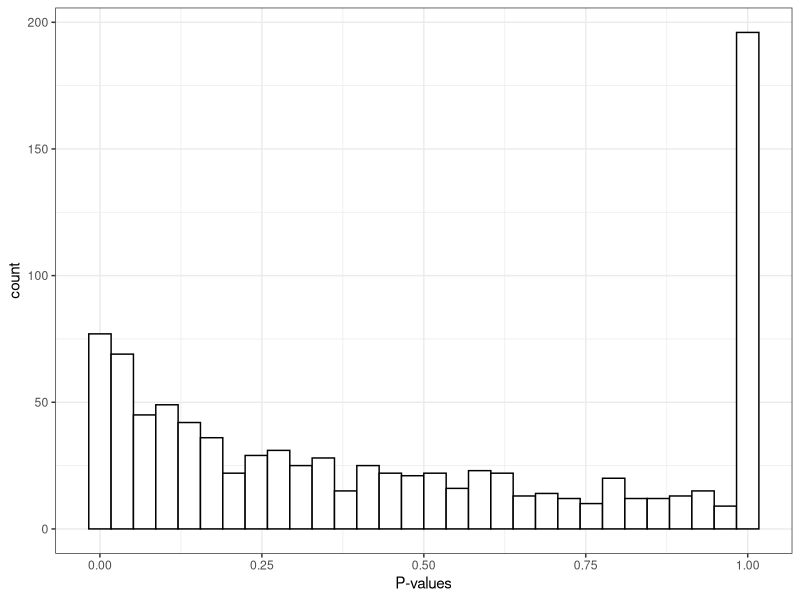
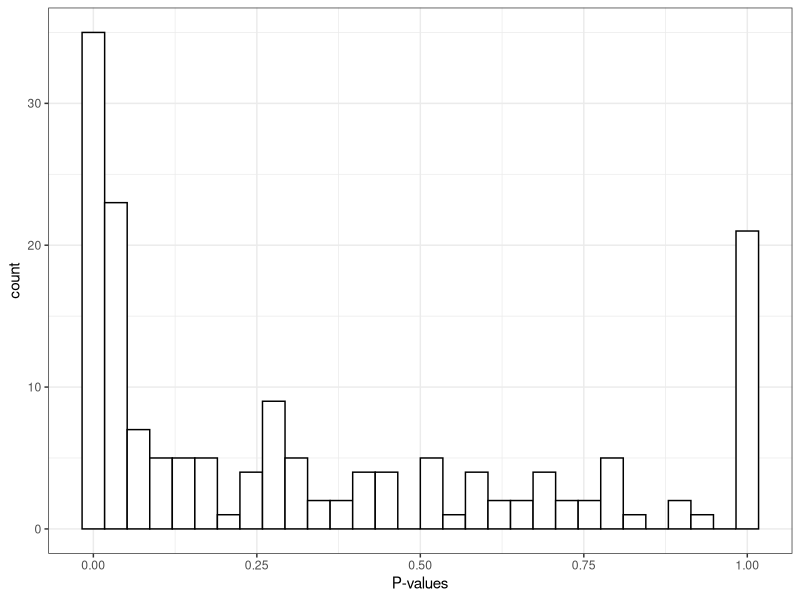
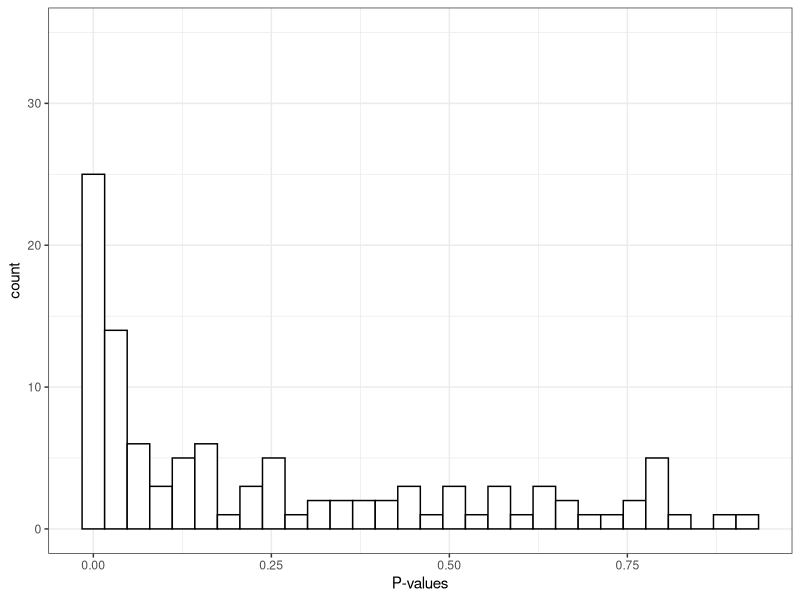

R code for these plots, in order:
## Journal Club
## July 14th, 2016
## Marc Sze

# Load needed libraries
library(ggplot2)


# Read data into R
supplData <- read.csv("mmc2.csv", header=T, stringsAsFactors = FALSE)

# In order to use FDR p-values need to be normally distributed/uniformaly distributed
phist <- ggplot(supplData, aes(x=CE_to_ACE_p))
phist + geom_histogram(fill = "white", colour = "black", bins = 30) + 
  theme_bw() + xlab("P-values")
      # P-values are Not normally distributed
  #Do not look at this distribution and say, 
  #“Oh, I guess I don’t have any significant hypotheses.” 
  #If you had no significant hypotheses, your p-values would look 
 #something like (B) above. P-values are specifically designed so that they are uniform 
# under the null hypothesis. A graph like this indicates something is wrong with your test. 
# Perhaps your test assumes that the data fits some distribution that it doesn’t fit. 
# Perhaps it’s designed for continuous data while your data is discrete, 
# or perhaps it is designed for normally-distributed data and your data is severely non-normal. 
# In any case, this is a great time to find a friendly statistician to help you.
#(Update 12/17/14: Rogier in the comments helpfully notes another possible explanation: 
# your p-values may have already been corrected for multiple testing, 
# for example using the Bonferroni correction. If so, you might want to get your hands on 
# the original, uncorrected p-values so you can view the histogram yourself and confirm it’s 
# well behaved!)

# Check to see if second FDR p-values groups are normally distributed
notOTUsupplData <- supplData[which(supplData$Level != "OTU"), ] 
phist2 <- ggplot(notOTUsupplData, aes(x=CE_to_ACE_p))
phist2 + geom_histogram(fill = "white", colour = "black", bins = 30) + 
  theme_bw() + xlab("P-values") + ylim(0, 35)

# Need to see if having more significant duplicated values effects results
noOnePvalues <- supplData[which(supplData$CE_to_ACE_p < 1), ]
noOnePvalues <- noOnePvalues[order(noOnePvalues$CE_to_ACE_p, decreasing = TRUE), ]
noOnePvalues <- noOnePvalues[!duplicated(noOnePvalues$CE_to_ACE_p),]
UniquenotOTUsupplData <- noOnePvalues[which(noOnePvalues$Level != "OTU"), ] 
phist3 <- ggplot(UniquenotOTUsupplData, aes(x=CE_to_ACE_p))
phist3 + geom_histogram(fill = "white", colour = "black", bins = 30) + 
  theme_bw() + xlab("P-values") + ylim(0, 35)


#collect data on number of P < 0.05 lost after duplicate removal

beforeSub <- nrow(notOTUsupplData[which(notOTUsupplData$CE_to_ACE_p < 0.05), ])
afterSub <- nrow(UniquenotOTUsupplData[which(UniquenotOTUsupplData$CE_to_ACE_p < 0.05), ])


